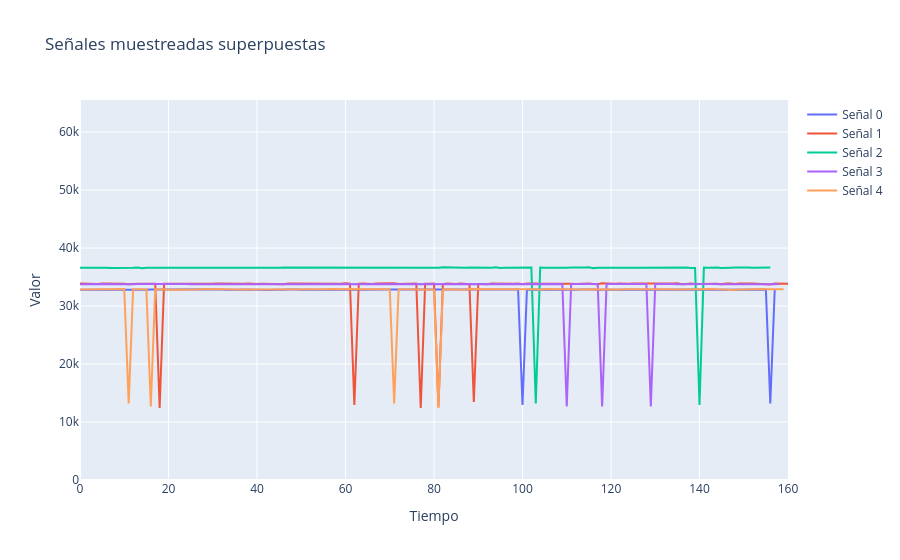

Notebook code for this chart:
### Code cell
fig = go.Figure()


# Agregamos cada señal como un trazo
fig.add_trace(go.Scatter(y=new_arr0, mode='lines', name='Señal 0'))
fig.add_trace(go.Scatter(y=new_arr1, mode='lines', name='Señal 1'))
fig.add_trace(go.Scatter(y=new_arr2, mode='lines', name='Señal 2'))
fig.add_trace(go.Scatter(y=new_arr3, mode='lines', name='Señal 3'))
fig.add_trace(go.Scatter(y=new_arr4, mode='lines', name='Señal 4'))

# Opciones de layout
fig.update_layout(
    title='Señales muestreadas superpuestas',
    xaxis_title='Tiempo',
    yaxis_title='Valor',
   hovermode='x unified',    yaxis=dict(range=[0, 65536])
)

fig.show()

### Figure 1 — Plotly figure (JSON) as saved in the notebook; plotly's stock layout.template omitted (floating-point values rounded to 4 significant figures; data arrays with more than 128 entries replaced by an {"elided": "..."} marker saying what was removed)
{"data": [{"mode": "lines", "name": "Señal 0", "type": "scatter", "y": {"elided": "158 int values"}}, {"mode": "lines", "name": "Señal 1", "type": "scatter", "y": {"elided": "161 int values"}}, {"mode": "lines", "name": "Señal 2", "type": "scatter", "y": {"elided": "157 int values"}}, {"mode": "lines", "name": "Señal 3", "type": "scatter", "y": {"elided": "159 int values"}}, {"mode": "lines", "name": "Señal 4", "type": "scatter", "y": {"elided": "160 int values"}}], "layout": {"hovermode": "x unified", "title": {"text": "Señales muestreadas superpuestas"}, "xaxis": {"title": {"text": "Tiempo"}}, "yaxis": {"range": [0, 65536], "title": {"text": "Valor"}}}}
